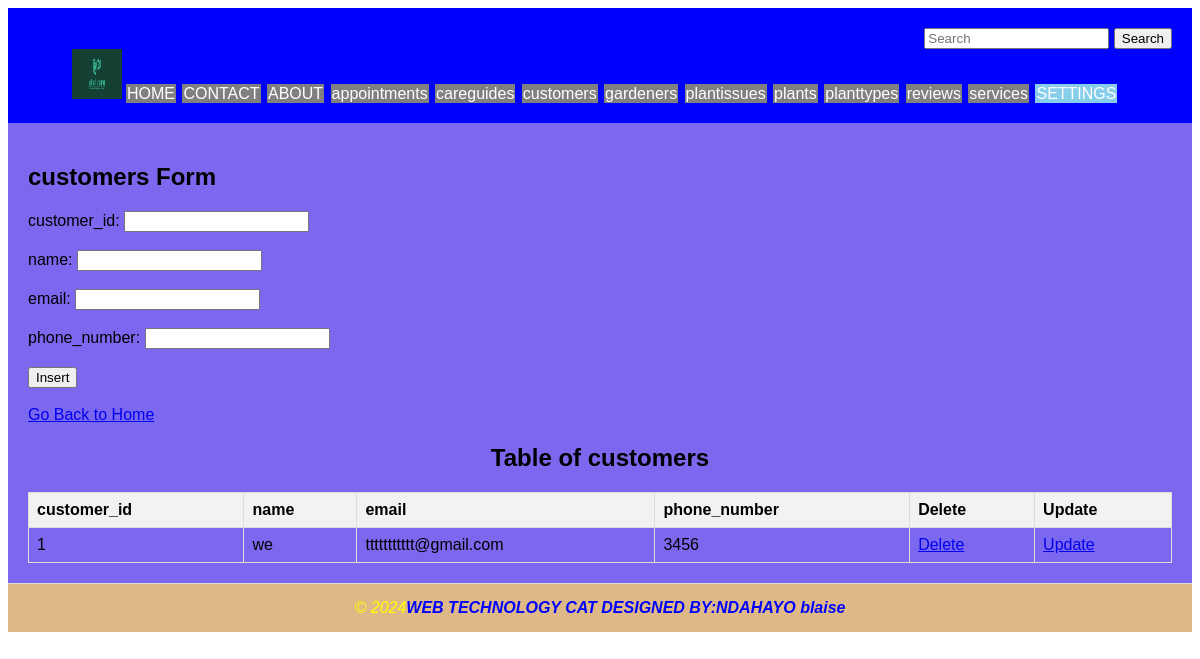
The page /customers.php on the database its author committed.
### tables this page shows
CREATE TABLE `customers` (
  `customer_id` int(11) NOT NULL,
  `name` varchar(100) NOT NULL,
  `email` varchar(100) NOT NULL,
  `phone_number` varchar(20) DEFAULT NULL
);

### customers.php (the view, shortened to what this page needs)
<!DOCTYPE html>
<html lang="en">
<head>
</head>
<body>
<header>
    <form class="search-form" role="search" action="search.php">
        <input class="form-control me-2" type="search" placeholder="Search" aria-label="Search" name="query">
        <button class="btn btn-outline-success" type="submit">Search</button>
    </form>
    <ul>
     <img src="logo.JPEG" alt="Logo" height="50" width="50">
        <li style="display: inline; margin-right: 1px;"><a href="./HOME.html" style="padding: 1px; color: white; background-color: grey; text-decoration: none; margin-right: 1px;">HOME</a></li>
        <li style="display: inline; margin-right: 1px;"><a href="./CONTACT.html" style="padding: 1px; color: white; background-color: grey; text-decoration: none; margin-right: 1px;">CONTACT</a></li>
        <li style="display: inline; margin-right: 1px;"><a href="./ABOUT.html" style="padding: 1px; color: white; background-color: grey; text-decoration: none; margin-right: 1px;">ABOUT</a></li>
        <li style="display: inline; margin-right: 1px;"><a href="./appointments.php" style="padding: 1px; color: white; background-color: grey; text-decoration: none; margin-right: 1px;">appointments</a></li>
        <li style="display: inline; margin-right: 1px;"><a href="./careguides.php" style="padding: 1px; color: white; background-color: grey; text-decoration: none; margin-right: 1px;">careguides</a></li>
        <li style="display: inline; margin-right: 1px;"><a href="./customers.php" style="padding: 1px; color: white; background-color: grey; text-decoration: none; margin-right: 1px;">customers</a></li>
        <li style="display: inline; margin-right: 1px;"><a href="./gardeners.php" style="padding: 1px; color: white; background-color: grey; text-decoration: none; margin-right: 1px;">gardeners</a></li>
        <li style="display: inline; margin-right: 1px;"><a href="./plantissues.php" style="padding: 1px; color: white; background-color: grey; text-decoration: none; margin-right: 1px;">plantissues</a></li>
         <li style="display: inline; margin-right: 1px;"><a href="./plants.php" style="padding: 1px; color: white; background-color: grey; text-decoration: none; margin-right: 1px;">plants</a></li>
        <li style="display: inline; margin-right: 1px;"><a href="./planttypes.php" style="padding: 1px; color: white; background-color: grey; text-decoration: none; margin-right: 1px;">planttypes</a></li>
         <li style="display: inline; margin-right: 1px;"><a href="./reviews.php" style="padding: 1px; color: white; background-color: grey; text-decoration: none; margin-right: 1px;">reviews</a></li>
         <li style="display: inline; margin-right: 1px;"><a href="./services.php" style="padding: 1px; color: white; background-color: grey; text-decoration: none; margin-right: 1px;">services</a></li>
        <li class="dropdown">
            <a href="#">SETTINGS</a>
        </li>
    </ul>
</header>
<section>
    <h1>customers Form</h1>
    <form method="post" action="customers.php">
        <label for="customer_id">customer_id:</label>
        <input type="number" id="customer_id" name="customer_id" required><br><br>
        <label for="name">name:</label>
        <input type="text" id="name" name="name" required><br><br>
        <label for="email">email:</label>
        <input type="text" id="email" name="email" required><br><br>
         <label for="phone_number">phone_number:</label>
        <input type="text" id="phone_number" name="phone_number" required><br><br>
        <input type="submit" name="insert" value="Insert"><br><br>
    </form>
    <a href="./home.html">Go Back to Home</a>
    <?php
    include('database_connection.php');
    $sql = "SELECT * FROM customers";
    $result = $connection->query($sql);
    ?>
    <center><h2>Table of customers</h2></center>
    <table>
        <tr>
            <th>customer_id</th>
            <th>name</th>
            <th>email</th>
            <th>phone_number</th>
            <th>Delete</th>
            <th>Update</th>
        </tr>
        <?php
        if ($result->num_rows > 0) {
            while ($row = $result->fetch_assoc()) {
                echo "<tr>
                    <td>{$row["customer_id"]}</td>
                    <td>{$row["name"]}</td>
                    <td>{$row["email"]}</td>
                     <td>{$row["phone_number"]}</td>
                    <td><a href='delete_customers.php?customer_id={$row["customer_id"]}'>Delete</a></td>
                    <td><a href='update_customers.php?customer_id={$row["customer_id"]}'>Update</a></td>
                </tr>";
            }
        } else {
            echo "<tr><td colspan='5'>No data found</td></tr>";
        }
        ?>
    </table>
</section>
<footer>
  <marquee><i style="color: yellow;">&copy; 2024</i><i style="color: blue;" ><b>WEB TECHNOLOGY CAT DESIGNED BY:NDAHAYO blaise</b></marquee>
</footer>
</body>
</html>

### customers.php (style rules this page uses)
body { background-color: ocean blue; font-family: Arial, sans-serif; }
table { width: 100%; border-collapse: collapse; }
th, td { border: 1px solid #ddd; padding: 8px; text-align: left; }
th { background-color: #f2f2f2; }
header { background-color: blue; padding: 20px; text-align: center; }
section { padding: 20px; border-bottom: 1px solid #ddd; background-color: mediumslateblue; }
footer { text-align: center; padding: 15px; background-color: burlywood; }
.dropdown { position: relative; display: inline-block; margin-right: 10px; }
.search-form { text-align: right; }
ul { list-style-type: none; padding: 0; margin: 0; text-align: center; }
ul li { display: inline; margin-right: 10px; }
ul li a { padding: 1px; color: white; background-color: skyblue; text-decoration: none; margin-right: 1px; }

### rows shown on the page
customers: customer_id "1", name "we", email "ttttttttttt@gmail.com", phone_number "3456"
